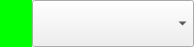
<?xml version="1.0" encoding="UTF-8"?>
<ui version="4.0">
 <class>BlDbCompleterComboBoxBase</class>
 <widget class="QWidget" name="BlDbCompleterComboBoxBase">
  <property name="geometry">
   <rect>
    <x>0</x>
    <y>0</y>
    <width>194</width>
    <height>47</height>
   </rect>
  </property>
  <property name="focusPolicy">
   <enum>Qt::StrongFocus</enum>
  </property>
  <property name="windowTitle">
   <string>Form1</string>
  </property>
  <property name="autoFillBackground">
   <bool>true</bool>
  </property>
  <layout class="QGridLayout" name="gridLayout">
   <property name="leftMargin">
    <number>0</number>
   </property>
   <property name="topMargin">
    <number>0</number>
   </property>
   <property name="rightMargin">
    <number>0</number>
   </property>
   <property name="bottomMargin">
    <number>0</number>
   </property>
   <property name="spacing">
    <number>0</number>
   </property>
   <item row="0" column="0">
    <layout class="QHBoxLayout" name="horizontalLayout">
     <property name="spacing">
      <number>0</number>
     </property>
     <item>
      <widget class="BlLabel" name="m_label" native="true">
       <property name="maximumSize">
        <size>
         <width>32</width>
         <height>16777215</height>
        </size>
       </property>
       <property name="autoFillBackground">
        <bool>false</bool>
       </property>
       <property name="styleSheet">
        <string notr="true">background-color: rgb(0, 255, 0);</string>
       </property>
       <property name="text" stdset="0">
        <string>F2</string>
       </property>
       <property name="buddy" stdset="0">
        <cstring>m_comboBox</cstring>
       </property>
      </widget>
     </item>
     <item>
      <widget class="BlDbEditComboBox" name="m_comboBox">
       <property name="sizePolicy">
        <sizepolicy hsizetype="Preferred" vsizetype="Preferred">
         <horstretch>0</horstretch>
         <verstretch>0</verstretch>
        </sizepolicy>
       </property>
       <property name="focusPolicy">
        <enum>Qt::StrongFocus</enum>
       </property>
       <property name="contextMenuPolicy">
        <enum>Qt::DefaultContextMenu</enum>
       </property>
       <property name="autoFillBackground">
        <bool>true</bool>
       </property>
      </widget>
     </item>
    </layout>
   </item>
  </layout>
 </widget>
 <layoutdefault spacing="0" margin="0"/>
 <customwidgets>
  <customwidget>
   <class>BlDbEditComboBox</class>
   <extends>QComboBox</extends>
   <header>bldbeditcombobox.h</header>
  </customwidget>
  <customwidget>
   <class>BlLabel</class>
   <extends>QWidget</extends>
   <header>bllabel.h</header>
  </customwidget>
 </customwidgets>
 <includes>
  <include location="local">local_blI18n.h</include>
 </includes>
 <resources>
  <include location="../../bulmages.qrc"/>
 </resources>
 <connections/>
</ui>
